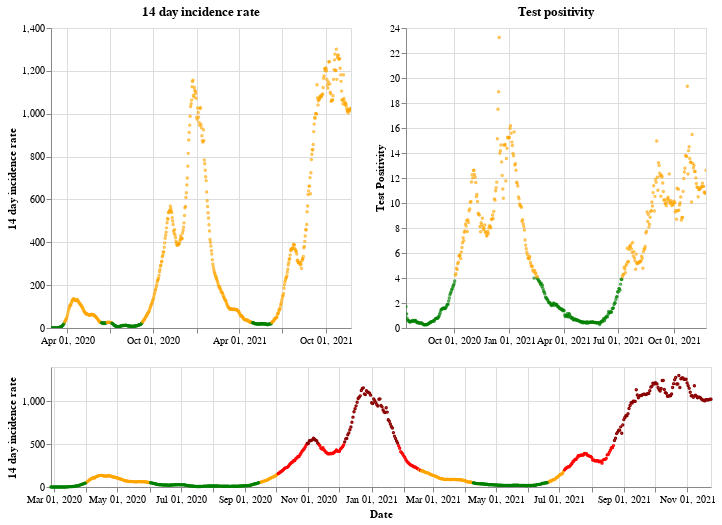

The code cell stored with this chart in its notebook:
### Markdown cell above
## Wales

### Code cell
plot_traffic_light('Wales')

### Figure 1 — Vega-Lite specification as saved in the notebook (floating-point values rounded to 4 significant figures; data arrays with more than 128 entries replaced by an {"elided": "..."} marker saying what was removed)
{"config": {"view": {"continuousWidth": 400, "continuousHeight": 300}}, "vconcat": [{"hconcat": [{"mark": {"type": "point", "size": 2}, "encoding": {"color": {"condition": {"value": "green", "test": "(datum.twoWeeklyCasesRate <= 25)"}, "value": "orange"}, "tooltip": [{"type": "nominal", "field": "areaName"}, {"type": "temporal", "field": "date"}, {"type": "quantitative", "field": "twoWeeklyCasesRate"}, {"type": "quantitative", "field": "testPositivity"}], "x": {"type": "temporal", "axis": {"title": ""}, "field": "date", "scale": {"domain": {"selection": "DateBrush"}}, "timeUnit": "yearmonthdate"}, "y": {"type": "quantitative", "axis": {"title": "14 day incidence rate"}, "field": "twoWeeklyCasesRate"}}, "title": "14 day incidence rate", "width": 300}, {"mark": {"type": "point", "size": 2}, "encoding": {"color": {"condition": {"value": "green", "test": "(datum.testPositivity <= 4)"}, "value": "orange"}, "tooltip": [{"type": "nominal", "field": "areaName"}, {"type": "temporal", "field": "date"}, {"type": "quantitative", "field": "twoWeeklyCasesRate"}, {"type": "quantitative", "field": "testPositivity"}], "x": {"type": "temporal", "axis": {"title": ""}, "field": "date", "scale": {"domain": {"selection": "DateBrush"}}, "timeUnit": "yearmonthdate"}, "y": {"type": "quantitative", "axis": {"title": "Test Positivity"}, "field": "testPositivity"}}, "title": "Test positivity", "width": 300}]}, {"layer": [{"mark": {"type": "point", "size": 2}, "encoding": {"color": {"condition": {"value": "orange", "test": "(((datum.testPositivity < 4) && (datum.twoWeeklyCasesRate >= 50)) && (datum.twoWeeklyCasesRate < 200))"}, "value": "red"}, "opacity": {"condition": {"value": 1, "test": "((datum.twoWeeklyCasesRate >= 50) && (datum.twoWeeklyCasesRate < 500))"}, "value": 0}, "tooltip": [{"type": "nominal", "field": "areaName"}, {"type": "temporal", "field": "date"}, {"type": "quantitative", "field": "twoWeeklyCasesRate"}, {"type": "quantitative", "field": "testPositivity"}], "x": {"type": "temporal", "axis": {"title": "Date"}, "field": "date", "timeUnit": "yearmonthdate"}, "y": {"type": "quantitative", "axis": {"title": "14 day incidence rate"}, "field": "twoWeeklyCasesRate"}}, "selection": {"DateBrush": {"type": "interval", "encodings": ["x"], "fields": ["Time"]}}}, {"mark": {"type": "point", "size": 2}, "encoding": {"color": {"value": "darkred"}, "opacity": {"condition": {"value": 1, "test": "(datum.twoWeeklyCasesRate >= 500)"}, "value": 0}, "tooltip": [{"type": "nominal", "field": "areaName"}, {"type": "temporal", "field": "date"}, {"type": "quantitative", "field": "twoWeeklyCasesRate"}, {"type": "quantitative", "field": "testPositivity"}], "x": {"type": "temporal", "axis": {"title": "Date"}, "field": "date", "timeUnit": "yearmonthdate"}, "y": {"type": "quantitative", "axis": {"title": "14 day incidence rate"}, "field": "twoWeeklyCasesRate"}}}, {"mark": {"type": "point", "size": 2}, "encoding": {"color": {"condition": {"value": "green", "test": "((datum.testPositivity < 4) && (datum.twoWeeklyCasesRate < 50))"}, "value": "orange"}, "opacity": {"condition": {"value": 1, "test": "(datum.twoWeeklyCasesRate < 50)"}, "value": 0}, "tooltip": [{"type": "nominal", "field": "areaName"}, {"type": "temporal", "field": "date"}, {"type": "quantitative", "field": "twoWeeklyCasesRate"}, {"type": "quantitative", "field": "testPositivity"}], "x": {"type": "temporal", "axis": {"title": "Date"}, "field": "date", "timeUnit": "yearmonthdate"}, "y": {"type": "quantitative", "axis": {"title": "14 day incidence rate"}, "field": "twoWeeklyCasesRate"}}}], "height": 120, "width": 660}], "data": {"name": "data-8a54980a0ef493a7fd133d6f1d825ad3"}, "$schema": "https://vega.github.io/schema/vega-lite/v4.8.1.json", "datasets": {"data-8a54980a0ef493a7fd133d6f1d825ad3": {"elided": "637 records"}}}
